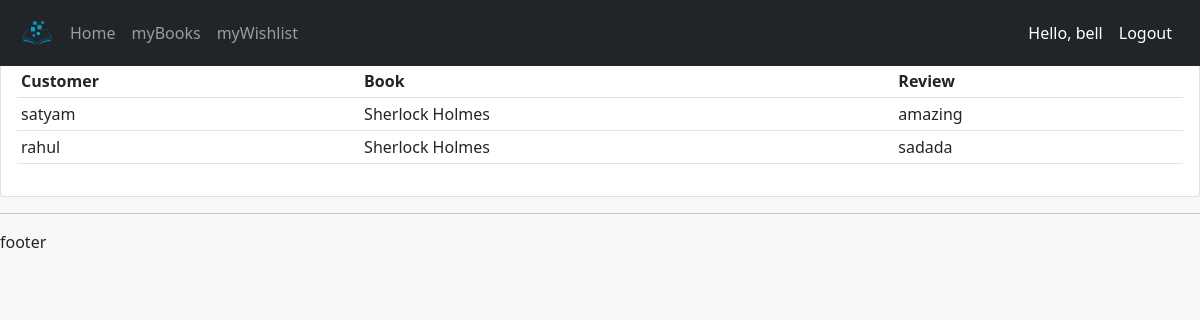
The page /reviewpage/1/ (signed in) on the database as committed earlier.
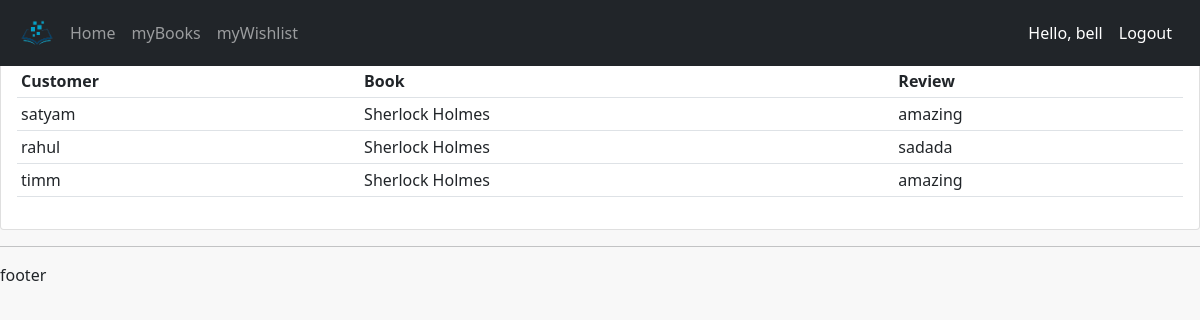
The same page on the database as committed later.
### accounts/models.py (models this page shows, shortened)
class Review(models.Model):
    user=models.ForeignKey(User,on_delete=models.CASCADE,null=True)
    book=models.ForeignKey(Book, max_length=200, on_delete=models.SET_NULL,null=True)
    Review=models.TextField(max_length=500,null=True)
    datecreated=models.DateTimeField(auto_now_add=True, null=True)

class Book(models.Model):
    name=models.CharField(max_length=200, null= True)
    category=models.ForeignKey(Category,on_delete=models.CASCADE,max_length=200,null=True)
    author=models.CharField(max_length=200,null=True)
    description=models.TextField(max_length=500,null=True)
    image=models.ImageField(default='defaultbook.png',null=True,blank=True)

### accounts/views.py (the view)
# urls.py: path('reviewpage/<str:pk>/',views.reviewPage,name='reviewpage'),
@login_required(login_url='login')
def reviewPage(request,pk):
    books=Book.objects.get(id=pk)
    reviews=books.review_set.all()
    context={'books':books,'reviews':reviews}
    return render(request,'accounts/reviewpage.html',context)

### accounts/templates/accounts/reviewpage.html
{% extends 'accounts/main.html' %} {% block content %}
<br />
<br />
<div class="row">
  <div class="col-md">
    <div class="card card-body">
      <table class="table table-sm">
        <tr>
          <th>Customer</th>
          <th>Book</th>
          <th>Review</th>
        </tr>
        {% for i in reviews %}
        <tr>
          <td>{{i.user}}</td>
          <td>{{i.book.name}}</td>
          <td>{{i.Review}}</td>
        </tr>
        {% endfor %}
      </table>
    </div>
  </div>
</div>
{% endblock %}

Rows that differ between the two databases and show on the page:
added Review: user "timm", book.name "Sherlock Holmes", Review "amazing"
